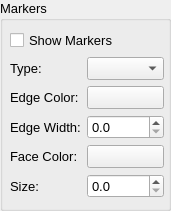
   <widget class="QGroupBox" name="groupBox_5">
    <property name="geometry">
     <rect>
      <x>590</x>
      <y>90</y>
      <width>171</width>
      <height>211</height>
     </rect>
    </property>
    <property name="font">
     <font>
      <pointsize>10</pointsize>
     </font>
    </property>
    <property name="title">
     <string>Markers</string>
    </property>
    <widget class="QWidget" name="formLayoutWidget_4">
     <property name="geometry">
      <rect>
       <x>10</x>
       <y>30</y>
       <width>154</width>
       <height>171</height>
      </rect>
     </property>
     <layout class="QFormLayout" name="formLayout_4">
      <item row="1" column="0">
       <widget class="QLabel" name="label_6">
        <property name="text">
         <string>Type:</string>
        </property>
       </widget>
      </item>
      <item row="2" column="0">
       <widget class="QLabel" name="label_7">
        <property name="text">
         <string>Edge Color:</string>
        </property>
       </widget>
      </item>
      <item row="3" column="0">
       <widget class="QLabel" name="label_8">
        <property name="text">
         <string>Edge Width:</string>
        </property>
       </widget>
      </item>
      <item row="4" column="0">
       <widget class="QLabel" name="label_12">
        <property name="text">
         <string>Face Color:</string>
        </property>
       </widget>
      </item>
      <item row="5" column="0">
       <widget class="QLabel" name="label_14">
        <property name="text">
         <string>Size:</string>
        </property>
       </widget>
      </item>
      <item row="1" column="1">
       <widget class="QComboBox" name="cbMT"/>
      </item>
      <item row="2" column="1">
       <widget class="QPushButton" name="btnMEC">
        <property name="text">
         <string/>
        </property>
       </widget>
      </item>
      <item row="4" column="1">
       <widget class="QPushButton" name="btnMFC">
        <property name="text">
         <string/>
        </property>
       </widget>
      </item>
      <item row="3" column="1">
       <widget class="QDoubleSpinBox" name="sbMEW">
        <property name="decimals">
         <number>1</number>
        </property>
        <property name="singleStep">
         <double>0.100000000000000</double>
        </property>
       </widget>
      </item>
      <item row="5" column="1">
       <widget class="QDoubleSpinBox" name="sbMS">
        <property name="decimals">
         <number>1</number>
        </property>
        <property name="singleStep">
         <double>0.100000000000000</double>
        </property>
       </widget>
      </item>
      <item row="0" column="0" colspan="2">
       <widget class="QCheckBox" name="chbM">
        <property name="text">
         <string>Show Markers</string>
        </property>
       </widget>
      </item>
     </layout>
    </widget>
   </widget>
